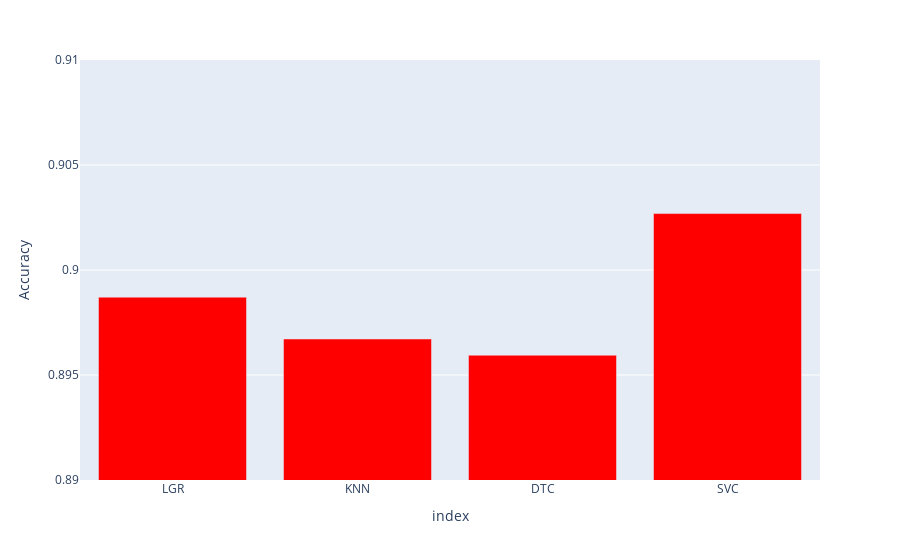

The notebook cell this image was saved under:
### Code cell
fig = px.bar(accuracy_df, x = accuracy_df.index, y = "Accuracy", color_discrete_sequence=["red"])
fig.update_yaxes(range=[0.89, 0.91])
fig.show()

### Figure 1 — Plotly figure (JSON) as saved in the notebook; plotly's stock layout.template omitted (floating-point values rounded to 4 significant figures)
{"data": [{"alignmentgroup": "True", "hovertemplate": "index=%{x}<br>Accuracy=%{y}<extra></extra>", "legendgroup": "", "marker": {"color": "red", "pattern": {"shape": ""}}, "name": "", "offsetgroup": "", "orientation": "v", "showlegend": false, "textposition": "auto", "type": "bar", "x": ["LGR", "KNN", "DTC", "SVC"], "xaxis": "x", "y": [0.8987, 0.8967, 0.8959, 0.9027], "yaxis": "y"}], "layout": {"barmode": "relative", "legend": {"tracegroupgap": 0}, "margin": {"t": 60}, "xaxis": {"anchor": "y", "domain": [0, 1], "title": {"text": "index"}}, "yaxis": {"anchor": "x", "domain": [0, 1], "range": [0.89, 0.91], "title": {"text": "Accuracy"}}}}
